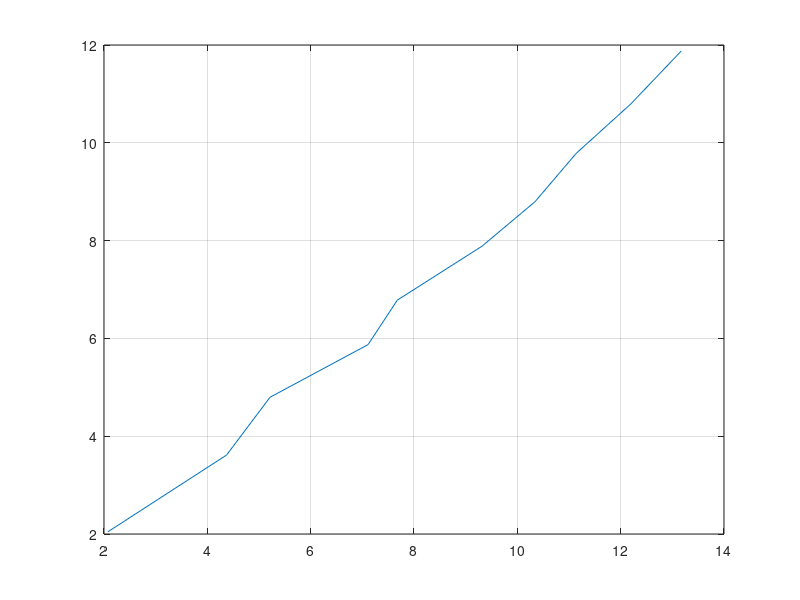
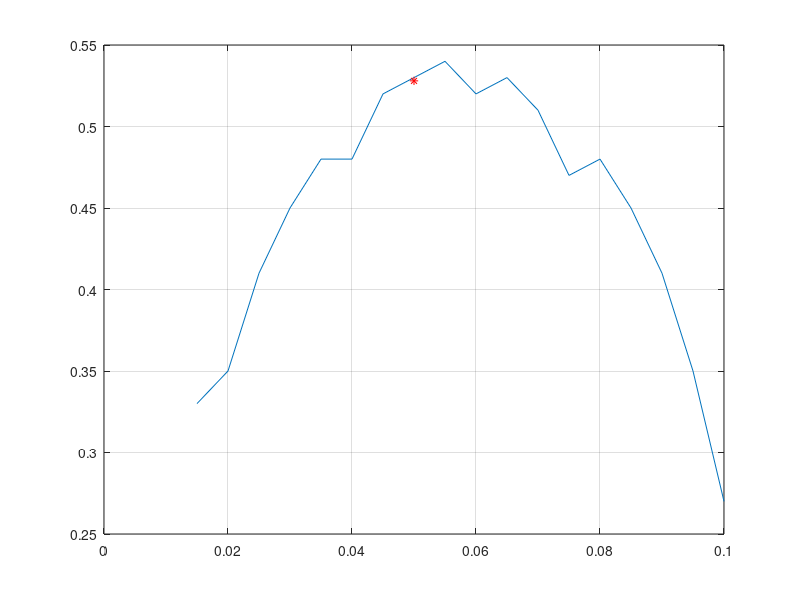
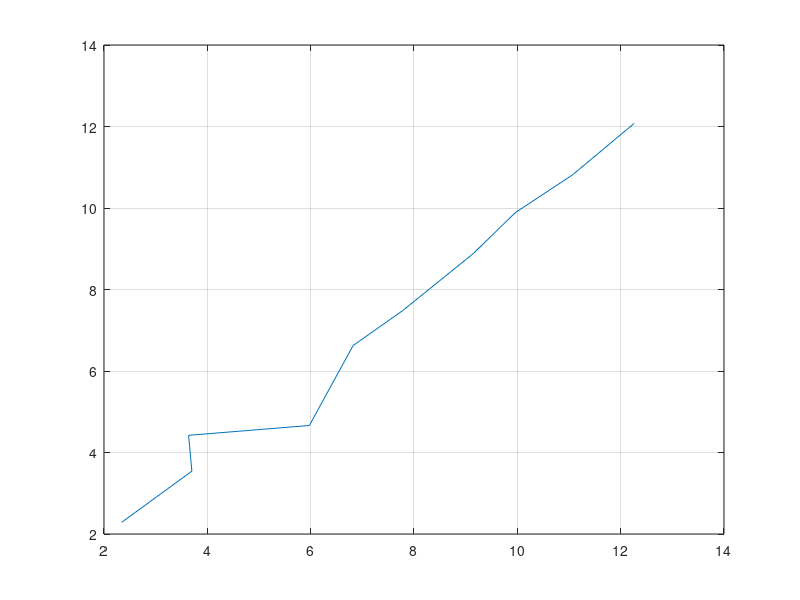

Recreate these plots in MATLAB, in order.
%Just adding a comment to see that git works the way I think

% this is the first (very wrong one) that we did
% u = [0, 10, 20, 30, 40, 50, 60];
% volt = [-108e-3, -.107e-3, -51e-3, 0.01, 0.32, 0.52, 0.81] ;%mV
clear 
close all 


%calibration
% Voltage from pitot tube at atm pressure, not sure why I called it U...
atmU = mean([-110.3, -109.9, -110.409, -110.362, -110.895, -110.484])*1e-3;
c2 = 98.8;
c1 = -c2*atmU;

% constants
rho = 1.2754;
A1 = pi*(.1/2)^2;
A2 = pi*(.05/2)^2;


% Task 1
%-------------------------------------------------------------
%-------------------------------------------------------------

u_fan = [20, 25, 30, 35, 40, 45, 50, 55, 60, 65]; %Unitless, speed of fan
pitot = [-82.6e-3, 13e-3, 65e-3, .216, .27, .45, .58, .69, .85, 1.01]; %Volts
Pdiff = [40, -590+715, 760-540, 820-490, 870-430, 950-355, 1020-280,1100-185, 1210-95, 1325+25]; %Pascal ?

Pdiff_pitot = c1+c2*pitot;

%Calc w1 and u for task 1
w1 = sqrt(2*Pdiff/rho)*A2/sqrt(A1^2-A2^2);
u = sqrt(2*Pdiff_pitot/rho);

% close all 
figure
plot(u,w1)
hold on 
grid on 





%% Task 2
%-------------------------------------------------------------
%-------------------------------------------------------------
% close all
dist = [15, 20, 25, 30, 35, 40, 45, 50, 55, 60, 65, 70, 75, 80, 85, 90, 95, 100]*1e-3; %Distance from top of tube in m
volt2 = [.33, .35, .41, .45, .48, .48, .52, .53, .54, .52, .53, .51, .47, .48, .45, .41, .35, .27]; %Volt from pitot tube

figure
plot(dist,volt2)
hold on
grid on 


% extra measurement in the middle of the tube to see if it was really asymmetric
dist_middle = 50e-3;
volt_middle = mean([56.7, 62.1,53.0,51.8,43.5, 49.7])*1e-2;
plot(dist_middle,volt_middle,'r*')




%% Task 3 , redo task 1 with pitot tube in the back
%-------------------------------------------------------------
%-------------------------------------------------------------
u_fan2 = [20, 25, 30, 35, 40, 45, 50, 55, 60, 65]; %Unitless, speed of fan
Pdiff2 = [675-625, 710-590, 740-553, 705-497, 860-440, 915-380, 1025-270, 1115-180, 1205-87, 1345+50]; %Pascal ? 
pitot2 = [-.075, -.022, -.025, .12, .19, .28, .43, .53, .68, .86]; % Volt



Pdiff_pitot2 = c1+c2*pitot2;

%same calculations as task 1 (literally copy-pasted)
w1_2 = sqrt(2*Pdiff2/rho)*A2/sqrt(A1^2-A2^2);
u2 = sqrt(2*Pdiff_pitot2/rho);



% close all 
figure
plot(u2,w1_2)
hold on 
grid on 





